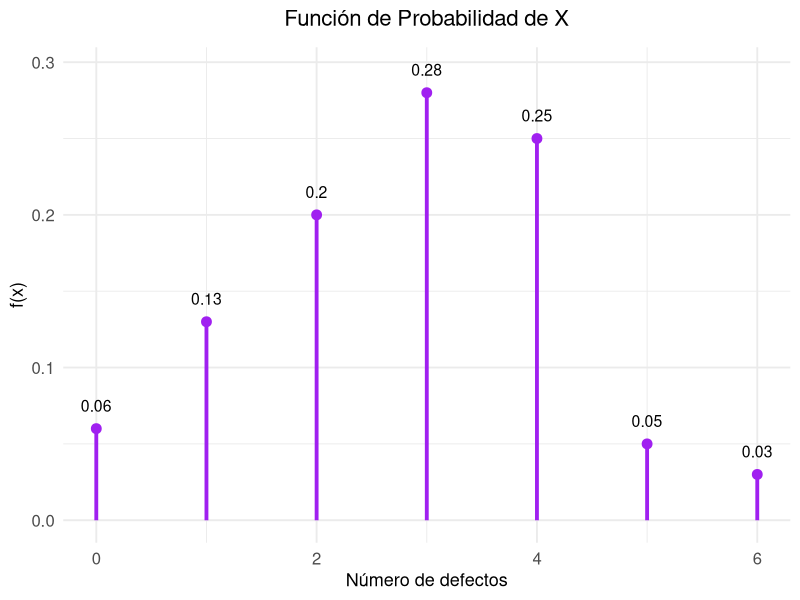
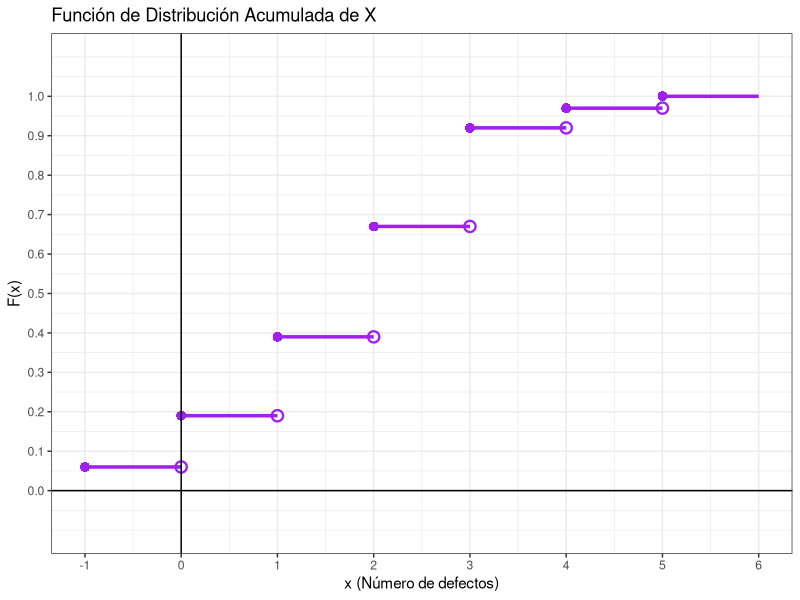
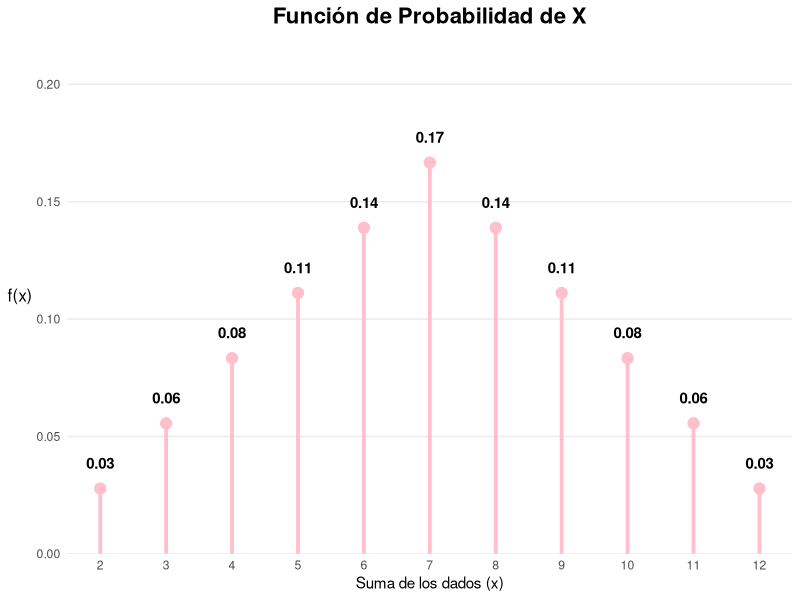
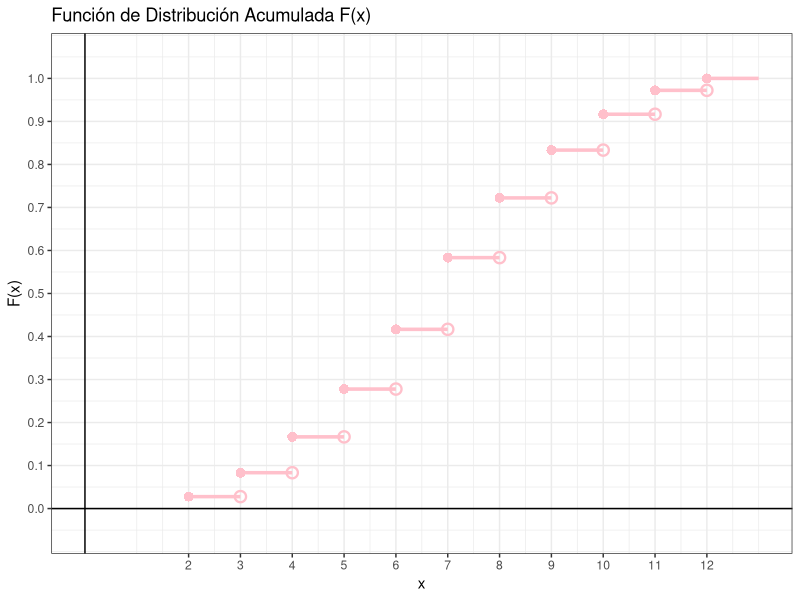
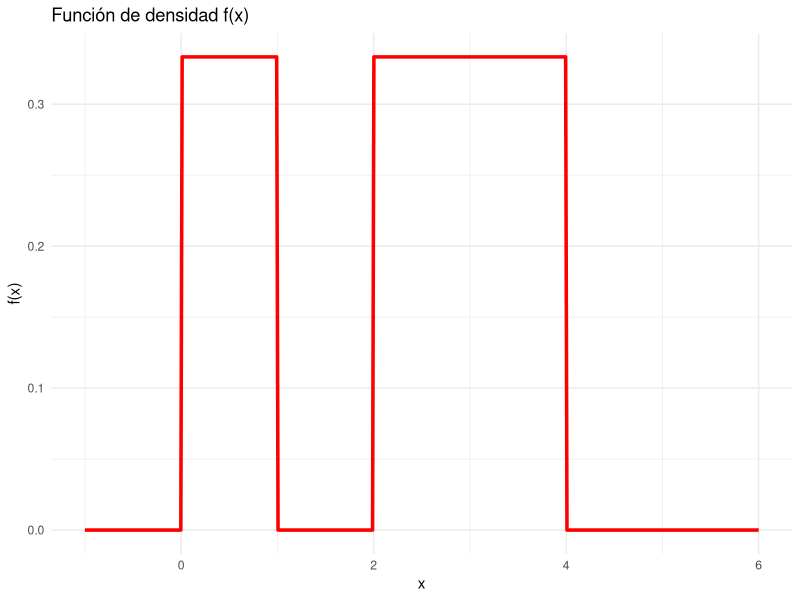
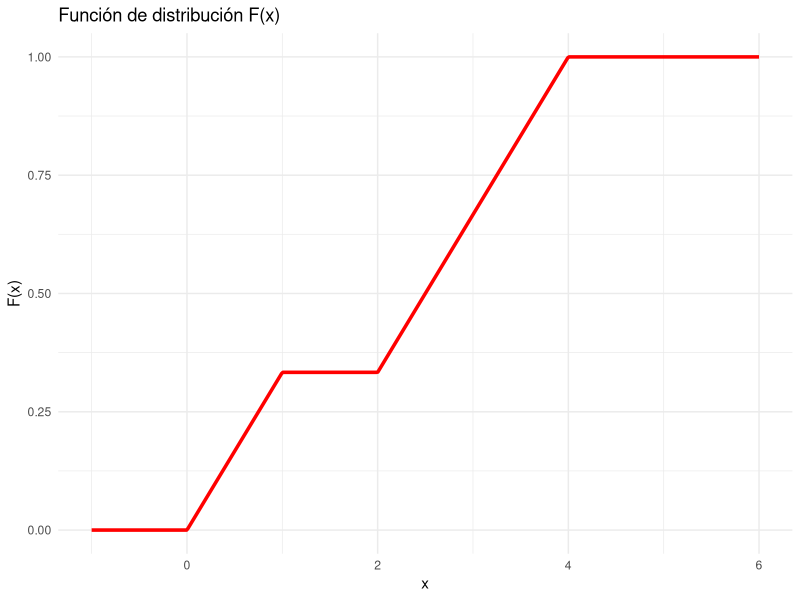
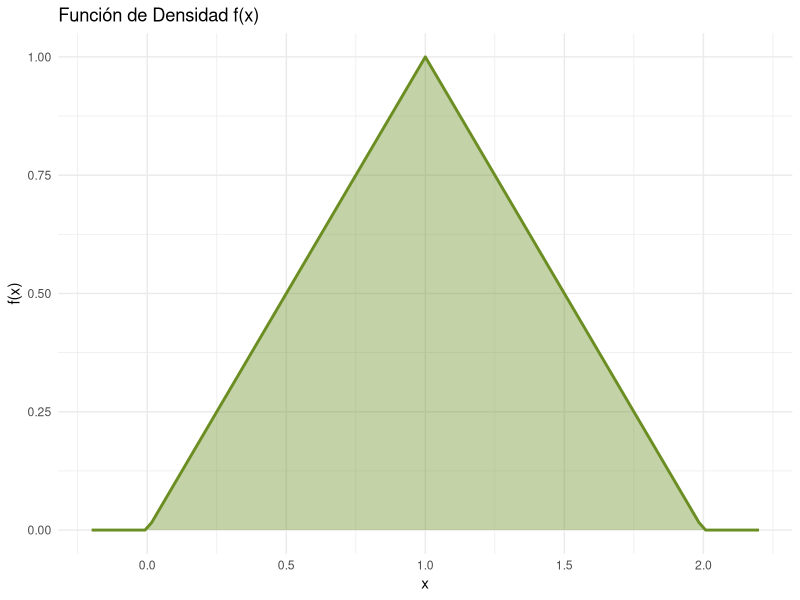
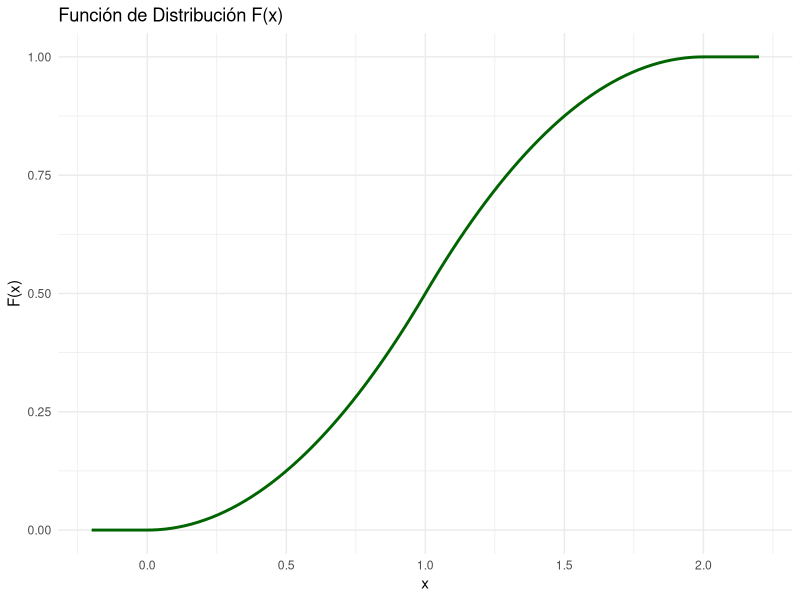

Source code (R) for these figures, in order:
## ---- chunk 1
options(
  knitr.table.format = "html",
  scipen = 999
)
## ---- chunk 2
ipak <- function(pkg){

  options(repos = c(CRAN = "https://cloud.r-project.org"))

  new.pkg <- pkg[!(pkg %in% rownames(installed.packages()))]

  if(length(new.pkg)) install.packages(new.pkg, dependencies = TRUE)

  invisible(
    lapply(pkg, function(p)
      suppressPackageStartupMessages(
        library(p, character.only = TRUE)
      )
    )
  )
}

packages <- c("tidyverse","kableExtra","ggplot2","readxl")

ipak(packages)
## ---- chunk 3
library(kableExtra)

# valores de la variable
x <- 0:6

# probabilidades Obtenidas de los saltos de la CDF

fx <- c(0.06, 0.13, 0.20, 0.28, 0.25, 0.05, 0.03)

# datos dados de la FDA
Fx <- c(0.06, 0.19, 0.39, 0.67, 0.92, 0.97, 1.00)

tabla <- data.frame(
  x = x,
  `f(x)` = fx,
  `F(x)` = Fx
)

# Tabla estética con colores
tabla %>%
  kbl(align = "c", col.names = c("x", "f(x)", "F(x)")) %>%
  kable_styling(
    full_width = FALSE,
    position = "center",
    bootstrap_options = c("striped", "hover", "condensed")
  ) %>%
  row_spec(0, bold = TRUE, color = "white", background = "#4A90E2") %>%   # encabezado azul profesional
  row_spec(1:nrow(tabla), background = "#E8F2FF", color = "#1A3F66" ) %>%                     # filas azul pastel
  column_spec(1, bold = TRUE, color = "#1A3F66") %>%                      # columna x
  add_header_above(c("Distribución de Probabilidad" = 3),
                   bold = TRUE,
                   background = "#6EB5FF",
                   color = "white")
## ---- chunk 4
ggplot(tabla, aes(x = x, y = fx)) +
  geom_segment(aes(x = x, xend = x, y = 0, yend = fx),
               linewidth = 1.3, color = "purple") +
  geom_point(size = 3, color = "purple") +
  
  # Posición corregida de etiquetas
  geom_text(aes(label = fx, y = fx + 0.015),
            color = "black", size = 4) +
  
  labs(
    title = "Función de Probabilidad de X",
    x = "Número de defectos",
    y = "f(x)"
  ) +
  
  # Corregimos márgenes del título para que NO se pegue
  theme_minimal(base_size = 14) +
  theme(
    plot.title = element_text(size = 16, hjust = 0.5, margin = margin(b = 12)),
    axis.title = element_text(size = 13),
    axis.text = element_text(size = 12)
  )
## ---- chunk 5
# Definición de los intervalos y valores acumulados
df_cdf <- data.frame(
  x_inicio = c(-1, 0, 1, 2, 3, 4, 5),
  x_fin    = c( 0, 1, 2, 3, 4, 5, 6),
  y        = c(0.06, 0.19, 0.39, 0.67, 0.92, 0.97, 1.00)
)

ggplot() +
  # Configuración estética
  theme_bw() +
  scale_x_continuous(breaks = -2:7, 
                     name = "x (Número de defectos)") +
  scale_y_continuous(breaks = seq(0, 1, 0.1), 
                     limits = c(-0.1, 1.1), 
                     name = "F(x)") +
  labs(title = "Función de Distribución Acumulada de X") +
  
  # Dibujar los escalones (SEGMENTOS HORIZONTALES)
  geom_segment(data = df_cdf, 
               aes(x = x_inicio, y = y, xend = x_fin, yend = y),
               color = "purple", linewidth = 1.2) +
  
  # Punto RELLENO a la izquierda (incluido)
  geom_point(data = df_cdf, aes(x = x_inicio, y = y),
             shape = 16, size = 3, color = "purple") +
  
  # Punto VACÍO a la derecha (excluido)
  geom_point(data = df_cdf[-nrow(df_cdf), ],  # todos excepto el último
             aes(x = x_fin, y = y),
             shape = 1, size = 3, stroke = 1.2, color = "purple") +
  
  # Ejes principales
  geom_hline(yintercept = 0, color = "black", linewidth = 0.5) +
  geom_vline(xintercept = 0, color = "black", linewidth = 0.5)
## ---- chunk 6
fx <- c(0.06, 0.13, 0.20, 0.28, 0.25, 0.05, 0.03)
x  <- 0:6

P_X_2 <- fx[x == 2]
P_X_2
## ---- chunk 7
fx <- c(0.06, 0.13, 0.20, 0.28, 0.25, 0.05, 0.03)
x  <- 0:6

P_X_ge_3 <- sum(fx[x >= 3])
P_X_ge_3
## ---- chunk 8
fx <- c(0.06, 0.13, 0.20, 0.28, 0.25, 0.05, 0.03)
x  <- 0:6

P_2_le_X_le_5 <- sum(fx[x >= 2 & x <= 5])
P_2_le_X_le_5
## ---- chunk 9
fx <- c(0.06, 0.13, 0.20, 0.28, 0.25, 0.05, 0.03)
x  <- 0:6

P_2_lt_X_lt_5 <- sum(fx[x > 2 & x < 5])
P_2_lt_X_lt_5
## ---- chunk 10
E <- sum(x * fx)
E
## ---- chunk 11
Var <- sum((x - E)^2 * fx)
Var
## ---- chunk 12
SD <- sqrt(Var)
SD
## ---- chunk 13
CV <- SD / E
CV
## ---- chunk 14
# Generamos todas las combinaciones de dos dados
espacio_muestral <- expand.grid(dado1 = 1:6, dado2 = 1:6)
espacio_muestral$suma <- espacio_muestral$dado1 + espacio_muestral$dado2

# Calculamos la función de masa de probabilidad (pmf)
tabla_prob <- as.data.frame(table(espacio_muestral$suma) / 36)
names(tabla_prob) <- c("x", "prob")
tabla_prob$x <- as.numeric(as.character(tabla_prob$x))

# Tabla con colores bonitos
library(kableExtra)

knitr::kable(tabla_prob,
             col.names = c("Suma (x)", "P(X = x)"),
             digits = 4,
             align = "c",
             format = "html") |>
  kable_styling(
    bootstrap_options = c("striped", "hover", "condensed", "bordered"),
    full_width = FALSE,
    position = "center",
    font_size = 15
  ) |>
  row_spec(0, bold = TRUE, color = "white",
           background = "#4A90E2") |>   # azul elegante
  row_spec(1:nrow(tabla_prob),
           background = "#E8F2FF",      # azul pastel
           color = "#1A3F66") |>        # azul oscuro para el texto
  column_spec(1, bold = TRUE, color = "#1A3F66") |>
  add_header_above(c("Función de Probabilidad de X" = 2),
                   bold = TRUE,
                   background = "#6EB5FF",
                   color = "white")
## ---- chunk 15
library(ggplot2)

# Gráfico optimizado para resaltar la distribución de los dados
ggplot(tabla_prob, aes(x = x, y = prob)) +
  # 1. Líneas verticales azules un poco más gruesas
  geom_segment(aes(xend = x, yend = 0), 
               color = "pink", 
               linewidth = 1.3) + 
  # 2. Puntos en la cima
  geom_point(color = "pink", size = 3.5) + 
  # 3. Etiquetas de probabilidad (ajustadas para no quedar cortadas)
  geom_text(aes(label = sprintf("%.2f", prob)), 
            vjust = -1.8, 
            size = 3.8, 
            color = "black",
            fontface = "bold") +
  # 4. AJUSTE CLAVE: Límites ceñidos al valor máximo (0.17)
  # Usamos expand para que las barras no " floten" sobre el eje X
  scale_y_continuous(limits = c(0, 0.21), 
                     breaks = seq(0, 0.20, by = 0.05),
                     expand = expansion(mult = c(0, 0.05))) +
  scale_x_continuous(breaks = 2:12) +
  # 5. Títulos
  labs(title = "Función de Probabilidad de X", 
       x = "Suma de los dados (x)", 
       y = "f(x)") +
  # 6. Tema estético
  theme_minimal() +
  theme(
    plot.title = element_text(hjust = 0.5, size = 16, face = "bold"),
    axis.title.y = element_text(size = 12, angle = 0, vjust = 0.5),
    panel.grid.minor = element_blank(),
    panel.grid.major.x = element_blank() # Quitamos líneas verticales para limpieza
  )
## ---- chunk 16
# Generamos todas las combinaciones de dos dados
espacio_muestral <- expand.grid(dado1 = 1:6, dado2 = 1:6)
espacio_muestral$suma <- espacio_muestral$dado1 + espacio_muestral$dado2

# Calculamos la función de masa de probabilidad (pmf)
tabla_prob <- as.data.frame(table(espacio_muestral$suma) / 36)
names(tabla_prob) <- c("x", "f(x)")
tabla_prob$x <- as.numeric(as.character(tabla_prob$x))

# Agregamos la función acumulada
tabla_prob$F_x <- cumsum(tabla_prob$`f(x)`)

# Tabla con colores bonitos
library(kableExtra)

tabla_prob |>
  knitr::kable(
    col.names = c("Suma (x)", "f(x)", "F(x)"),
    digits = 4,
    align = "c",
    format = "html"
  ) |>
  kable_styling(
    bootstrap_options = c("striped", "hover", "condensed", "bordered"),
    full_width = FALSE,
    position = "center",
    font_size = 15
  ) |>
  row_spec(0, bold = TRUE, color = "white",
           background = "#4A90E2") |>
  row_spec(1:nrow(tabla_prob),
           background = "#E8F2FF",
           color = "#1A3F66") |>
  column_spec(1, bold = TRUE, color = "#1A3F66") |>
  add_header_above(
    c("Distribución de X: f(x) y F(x)" = 3),
    bold = TRUE,
    background = "#6EB5FF",
    color = "white"
  )
## ---- chunk 17
#    Crear la tabla de f(x) = P(X = x)

# Generamos el espacio muestral de dos dados
espacio_muestral <- expand.grid(dado1 = 1:6, dado2 = 1:6)
espacio_muestral$suma <- espacio_muestral$dado1 + espacio_muestral$dado2

# Función de probabilidad f(x)
tabla_fx <- as.data.frame(table(espacio_muestral$suma) / 36)
names(tabla_fx) <- c("x", "fx")
tabla_fx$x <- as.numeric(as.character(tabla_fx$x))

#    Agregar columna acumulada: F(x)

tabla_fx$F <- cumsum(tabla_fx$fx)

#    Crear tabla para gráfica escalonada

df_cdf <- data.frame(
  x_inicio = tabla_fx$x,
  x_fin    = c(tail(tabla_fx$x, -1), max(tabla_fx$x) + 1),
  y        = tabla_fx$F
)

#    Graficar F(x)

library(ggplot2)

ggplot() +
  theme_bw() +
  scale_x_continuous(breaks = tabla_fx$x, name = "x") +
  scale_y_continuous(breaks = seq(0,1,0.1),
                     limits = c(-0.05,1.05),
                     name = "F(x)") +
  labs(title = "Función de Distribución Acumulada F(x)") +

  # Segmentos horizontales
  geom_segment(data = df_cdf,
               aes(x = x_inicio, y = y, xend = x_fin, yend = y),
               color = "pink", linewidth = 1.2) +

  # Punto cerrado a la izquierda
  geom_point(data = df_cdf,
             aes(x = x_inicio, y = y),
             shape = 16, size = 3, color = "pink") +

  # Punto abierto a la derecha
  geom_point(data = df_cdf[-nrow(df_cdf),],
             aes(x = x_fin, y = y),
             shape = 1, size = 3, stroke = 1.2, color = "pink") +

  # Ejes
  geom_hline(yintercept = 0, color = "black") +
  geom_vline(xintercept = 0, color = "black")
## ---- chunk 18
prob_d <- sum(tabla_fx$fx[tabla_fx$x > 4 & tabla_fx$x < 8])
prob_d
## ---- chunk 19
prob_e <- sum(tabla_fx$fx[tabla_fx$x >= 4 & tabla_fx$x <= 8])
prob_e
## ---- chunk 20
# Cálculo de la Esperanza (E[X])
esperanza <- sum(tabla_fx$x * tabla_fx$fx)

# Mostrar resultado
print(paste("Esperanza:", esperanza))
## ---- chunk 21
# Cálculo de la Varianza (Var(X) = E[X^2] - (E[X])^2)
varianza <- sum((tabla_fx$x^2) * tabla_fx$fx) - (esperanza^2)

# Mostrar resultado
print(paste("Varianza:", varianza))
## ---- chunk 22
# Cálculo de la Desviación Típica (Raíz cuadrada de la varianza)
desviacion <- sqrt(varianza)

# Mostrar resultado
print(paste("Desviación Típica:", desviacion))
## ---- chunk 23
# Cálculo del Coeficiente de Variación
cv <- (desviacion / esperanza) * 100

cv
## ---- chunk 24
library(ggplot2)

x <- seq(-1, 6, length.out = 500)
fx <- ifelse(x > 0 & x < 1, 1/3,
       ifelse(x > 2 & x < 4, 1/3, 0))

df <- data.frame(x, fx)

ggplot(df, aes(x, fx)) +
  geom_line(color="red", size=1.2) +
  theme_minimal() +
  labs(title="Función de densidad f(x)",
       y="f(x)")
## ---- chunk 25

Fx <- ifelse(x <= 0, 0,
      ifelse(x < 1, x/3,
      ifelse(x < 2, 1/3,
      ifelse(x < 4, (x-1)/3, 1))))

df2 <- data.frame(x, Fx)

ggplot(df2, aes(x, Fx)) +
  geom_line(color="red", size=1.2) +
  theme_minimal() +
  labs(title="Función de distribución F(x)",
       y="F(x)")
## ---- chunk 26

p_c <- (0.6 - 0) * (1/3)
p_c
## ---- chunk 27

p_d <- (0.6 - 0.3)*(1/3)
p_d
## ---- chunk 28

p_e <- (1 - 0.6)*(1/3) + (3.4 - 2)*(1/3)
p_e
## ---- chunk 29

Q1 <- 0.75
Q3 <- 3.25
RI <- Q3 - Q1
RI
## ---- chunk 30
# 1. Esperanza E[X]
EX <- (1/3) * integrate(function(x) x, 0, 1)$value +
      (1/3) * integrate(function(x) x, 2, 4)$value

EX
## ---- chunk 31
# 2. E[X^2]
EX2 <- (1/3) * integrate(function(x) x^2, 0, 1)$value +
       (1/3) * integrate(function(x) x^2, 2, 4)$value

EX2
## ---- chunk 32
# 3. Varianza
VarX <- EX2 - EX^2
VarX
## ---- chunk 33
# 4. Desviación estándar
SDX <- sqrt(VarX)
SDX
## ---- chunk 34
# 5. Coeficiente de variación
CV <- SDX / EX
CV
## ---- chunk 35
 #  Gráfico de densidad
f9 <- function(x) {
  ifelse(x > 0 & x < 1, x,
         ifelse(x >= 1 & x < 2, 2 - x, 0))
}

library(ggplot2)
ggplot(data.frame(x = c(-0.2, 2.2)), aes(x = x)) +
  stat_function(fun = f9, geom = "area", fill = "olivedrab", alpha = 0.4) +
  stat_function(fun = f9, color = "olivedrab", size = 1) +
  labs(title = "Función de Densidad f(x)", x = "x", y = "f(x)") +
  theme_minimal()
## ---- chunk 36
# Función de distribución acumulada
F9 <- Vectorize(function(x) {
  if (x < 0) return(0)
  if (x >= 2) return(1)
  integrate(f9, 0, x)$value
})

ggplot(data.frame(x = c(-0.2, 2.2)), aes(x = x)) +
  stat_function(fun = F9, color = "darkgreen", size = 1) +
  labs(title = "Función de Distribución F(x)", x = "x", y = "F(x)") +
  theme_minimal()
## ---- chunk 37
# Esperanza E[X]
f_esp <- function(x) x * f9(x)

EX <- integrate(
  f_esp,
  lower = 0,
  upper = 2
)$value

EX
## ---- chunk 38
# E[X^2]
f_esp2 <- function(x) (x^2) * f9(x)

EX2 <- integrate(
  f_esp2,
  lower = 0,
  upper = 2
)$value

EX2
## ---- chunk 39
# Varianza
VarX <- EX2 - (EX)^2
VarX
## ---- chunk 40
# Desviación estándar
SDX <- sqrt(VarX)
SDX
## ---- chunk 41
# Coeficiente de variación
CV <- SDX / EX
CV
## ---- chunk 42
# Percentiles 30 y 70
perc30 <- uniroot(function(x) F9(x) - 0.30, interval = c(0, 2))$root
perc70 <- uniroot(function(x) F9(x) - 0.70, interval = c(0, 2))$root

perc30; perc70
## ---- chunk 43
# Gráfica de la función de densidad
f19 <- function(x) {
  ifelse(x >= 0 & x < 20, x/500,
         ifelse(x >= 20 & x < 50, (50 - x)/750, 0))
}

library(ggplot2)

ggplot(data.frame(x = c(-5, 55)), aes(x = x)) +
  stat_function(fun = f19, geom = "area", fill = "steelblue", alpha = 0.3) +
  stat_function(fun = f19, size = 1.2, color = "steelblue") +
  labs(title = "Función de densidad f(x)", x = "p.p.m.", y = "f(x)") +
  theme_minimal()
## ---- chunk 44
area_total <- integrate(f19, 0, 50)$value
area_total
## ---- chunk 45
prob_x_gt_15 <- integrate(f19, 15, 50)$value
prob_x_gt_40 <- integrate(f19, 40, 50)$value

prob_condicional <- prob_x_gt_40 / prob_x_gt_15
prob_condicional
## ---- chunk 46
EX <- integrate(function(x) x * f19(x), 0, 50)$value
EX
## ---- chunk 47
p_menor_25 <- integrate(f19, 0, 25)$value
p_menor_25
## ---- chunk 48
n_personas <- 40
p <- p_menor_25

prob_final <- pbinom(20, 40, p) - pbinom(14, 40, p)
prob_final
## ---- chunk 49
EX <- integrate(function(x) x * f19(x), 0, 50)$value
EX
## ---- chunk 50
EX2 <- integrate(function(x) (x^2) * f19(x), 0, 50)$value
EX2
## ---- chunk 51
VarX <- EX2 - EX^2
VarX
## ---- chunk 52
SDX <- sqrt(VarX)
SDX
## ---- chunk 53
CV <- SDX / EX
CV
